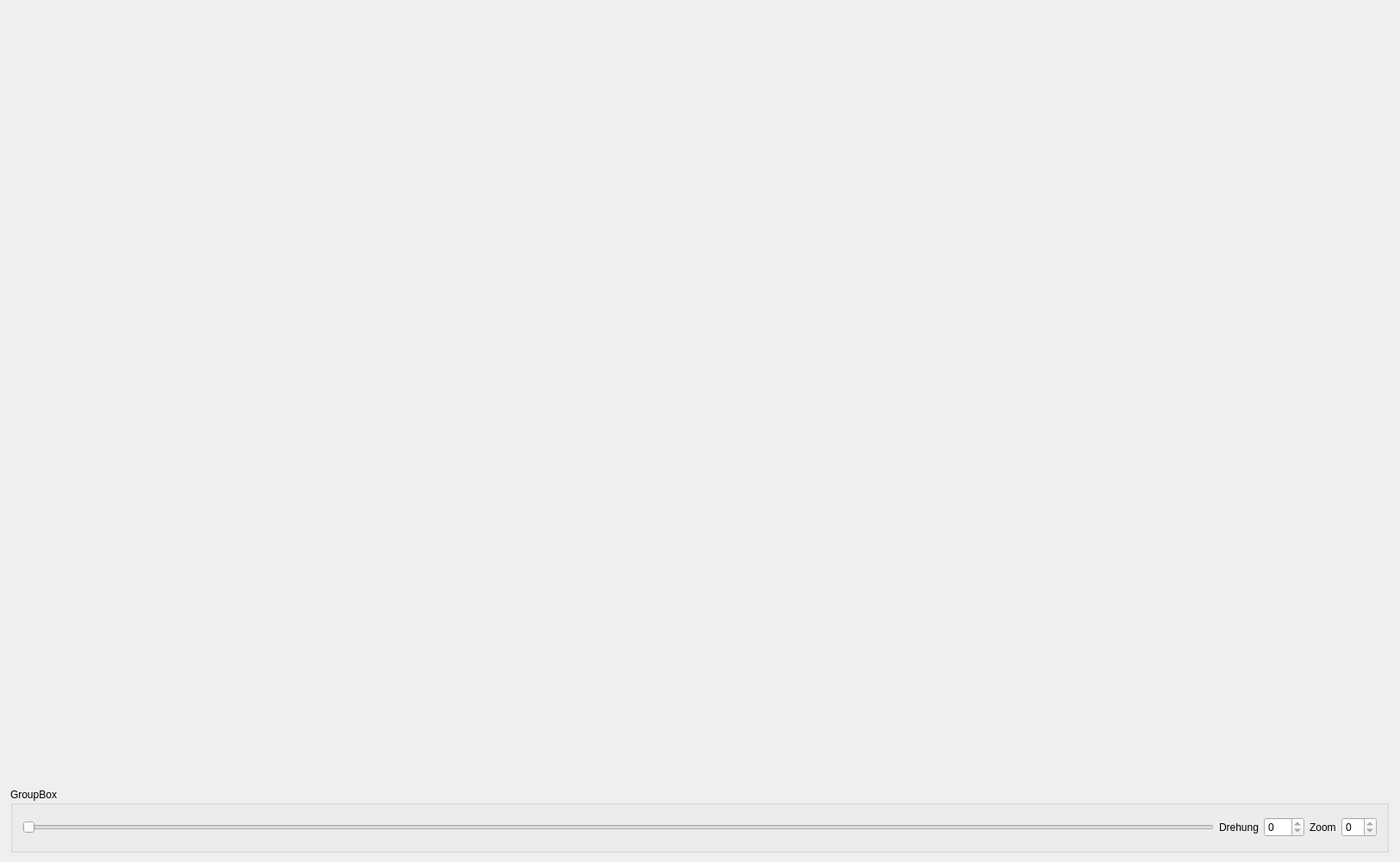
<?xml version="1.0" encoding="UTF-8"?>
<ui version="4.0">
 <class>MainWindow</class>
 <widget class="QMainWindow" name="MainWindow">
  <property name="geometry">
   <rect>
    <x>0</x>
    <y>0</y>
    <width>1625</width>
    <height>1000</height>
   </rect>
  </property>
  <property name="minimumSize">
   <size>
    <width>1625</width>
    <height>1000</height>
   </size>
  </property>
  <property name="maximumSize">
   <size>
    <width>1625</width>
    <height>1000</height>
   </size>
  </property>
  <property name="windowTitle">
   <string>Praktikum 2 Fenster</string>
  </property>
  <widget class="QWidget" name="centralWidget">
   <property name="minimumSize">
    <size>
     <width>1625</width>
     <height>1000</height>
    </size>
   </property>
   <property name="maximumSize">
    <size>
     <width>1625</width>
     <height>1000</height>
    </size>
   </property>
   <layout class="QHBoxLayout" name="horizontalLayout">
    <item>
     <layout class="QVBoxLayout" name="vblControls">
      <property name="sizeConstraint">
       <enum>QLayout::SetDefaultConstraint</enum>
      </property>
      <item>
       <widget class="MyGLWidget" name="myglwid" native="true">
        <property name="sizePolicy">
         <sizepolicy hsizetype="Preferred" vsizetype="Preferred">
          <horstretch>0</horstretch>
          <verstretch>0</verstretch>
         </sizepolicy>
        </property>
        <property name="minimumSize">
         <size>
          <width>1600</width>
          <height>900</height>
         </size>
        </property>
        <property name="maximumSize">
         <size>
          <width>1600</width>
          <height>900</height>
         </size>
        </property>
        <property name="sizeIncrement">
         <size>
          <width>16</width>
          <height>9</height>
         </size>
        </property>
        <property name="baseSize">
         <size>
          <width>1600</width>
          <height>900</height>
         </size>
        </property>
       </widget>
      </item>
      <item>
       <widget class="QGroupBox" name="gbxRotation">
        <property name="minimumSize">
         <size>
          <width>1600</width>
          <height>75</height>
         </size>
        </property>
        <property name="maximumSize">
         <size>
          <width>1600</width>
          <height>75</height>
         </size>
        </property>
        <property name="title">
         <string>GroupBox</string>
        </property>
        <layout class="QVBoxLayout" name="verticalLayout">
         <item>
          <layout class="QHBoxLayout" name="hblRotationZ">
           <item>
            <widget class="QSlider" name="sldRotationZ">
             <property name="maximum">
              <number>359</number>
             </property>
             <property name="orientation">
              <enum>Qt::Horizontal</enum>
             </property>
            </widget>
           </item>
           <item>
            <widget class="QLabel" name="lblRotationZ">
             <property name="text">
              <string>Drehung</string>
             </property>
             <property name="margin">
              <number>10</number>
             </property>
            </widget>
           </item>
           <item>
            <widget class="QSpinBox" name="sbxRotationZ">
             <property name="readOnly">
              <bool>true</bool>
             </property>
             <property name="maximum">
              <number>359</number>
             </property>
            </widget>
           </item>
           <item>
            <widget class="QLabel" name="lblScaleZ">
             <property name="text">
              <string>Zoom</string>
             </property>
             <property name="margin">
              <number>10</number>
             </property>
            </widget>
           </item>
           <item>
            <widget class="QSpinBox" name="sbxScaleZ">
             <property name="readOnly">
              <bool>true</bool>
             </property>
             <property name="suffix">
              <string/>
             </property>
            </widget>
           </item>
          </layout>
         </item>
        </layout>
       </widget>
      </item>
     </layout>
    </item>
   </layout>
  </widget>
 </widget>
 <layoutdefault spacing="6" margin="11"/>
 <customwidgets>
  <customwidget>
   <class>MyGLWidget</class>
   <extends>QWidget</extends>
   <header>myglwidget.h</header>
   <container>1</container>
   <slots>
    <slot>receiveRotationZ(int)</slot>
   </slots>
  </customwidget>
 </customwidgets>
 <resources/>
 <connections>
  <connection>
   <sender>sldRotationZ</sender>
   <signal>valueChanged(int)</signal>
   <receiver>sbxRotationZ</receiver>
   <slot>setValue(int)</slot>
   <hints>
    <hint type="sourcelabel">
     <x>361</x>
     <y>546</y>
    </hint>
    <hint type="destinationlabel">
     <x>495</x>
     <y>550</y>
    </hint>
   </hints>
  </connection>
  <connection>
   <sender>sldRotationZ</sender>
   <signal>sliderMoved(int)</signal>
   <receiver>myglwid</receiver>
   <slot>receiveRotationZ(int)</slot>
   <hints>
    <hint type="sourcelabel">
     <x>225</x>
     <y>544</y>
    </hint>
    <hint type="destinationlabel">
     <x>284</x>
     <y>287</y>
    </hint>
   </hints>
  </connection>
 </connections>
</ui>
